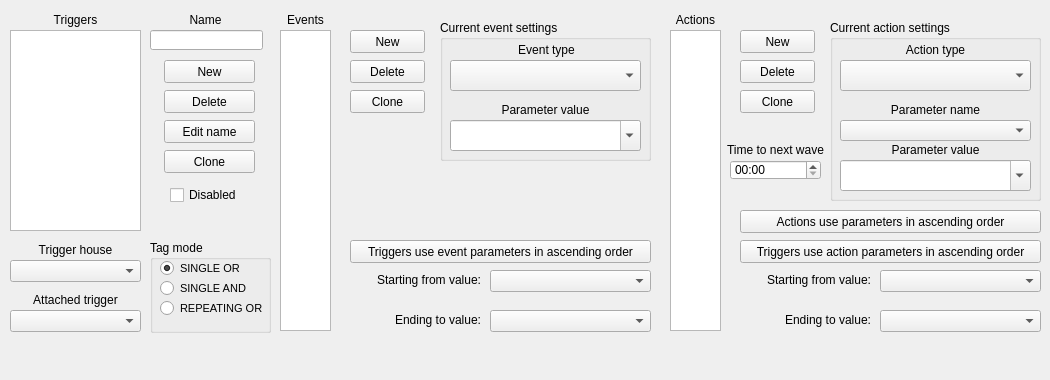
<?xml version="1.0" encoding="UTF-8"?>
<ui version="4.0">
 <class>TriggerSection</class>
 <widget class="QDockWidget" name="TriggerSection">
  <property name="geometry">
   <rect>
    <x>0</x>
    <y>0</y>
    <width>1050</width>
    <height>380</height>
   </rect>
  </property>
  <property name="sizePolicy">
   <sizepolicy hsizetype="Preferred" vsizetype="Preferred">
    <horstretch>0</horstretch>
    <verstretch>0</verstretch>
   </sizepolicy>
  </property>
  <property name="minimumSize">
   <size>
    <width>1050</width>
    <height>340</height>
   </size>
  </property>
  <property name="maximumSize">
   <size>
    <width>1050</width>
    <height>380</height>
   </size>
  </property>
  <property name="font">
   <font>
    <family>Arial</family>
   </font>
  </property>
  <property name="locale">
   <locale language="English" country="UnitedStates"/>
  </property>
  <property name="floating">
   <bool>false</bool>
  </property>
  <property name="features">
   <set>QDockWidget::DockWidgetFloatable|QDockWidget::DockWidgetMovable</set>
  </property>
  <property name="windowTitle">
   <string notr="true">Trigger Section</string>
  </property>
  <widget class="QWidget" name="dockWidgetContents">
   <widget class="QLineEdit" name="NameEdit">
    <property name="geometry">
     <rect>
      <x>150</x>
      <y>30</y>
      <width>113</width>
      <height>20</height>
     </rect>
    </property>
   </widget>
   <widget class="QPushButton" name="CloneTrigger">
    <property name="geometry">
     <rect>
      <x>164</x>
      <y>150</y>
      <width>91</width>
      <height>23</height>
     </rect>
    </property>
    <property name="text">
     <string>Clone</string>
    </property>
   </widget>
   <widget class="QPushButton" name="EditTriggerName">
    <property name="geometry">
     <rect>
      <x>164</x>
      <y>120</y>
      <width>91</width>
      <height>23</height>
     </rect>
    </property>
    <property name="text">
     <string>Edit name</string>
    </property>
   </widget>
   <widget class="QLabel" name="NLabel">
    <property name="geometry">
     <rect>
      <x>155</x>
      <y>10</y>
      <width>101</width>
      <height>20</height>
     </rect>
    </property>
    <property name="text">
     <string>Name</string>
    </property>
    <property name="alignment">
     <set>Qt::AlignCenter</set>
    </property>
   </widget>
   <widget class="QPushButton" name="DeleteTrigger">
    <property name="geometry">
     <rect>
      <x>164</x>
      <y>90</y>
      <width>91</width>
      <height>23</height>
     </rect>
    </property>
    <property name="text">
     <string>Delete</string>
    </property>
   </widget>
   <widget class="QPushButton" name="NewTrigger">
    <property name="geometry">
     <rect>
      <x>164</x>
      <y>60</y>
      <width>91</width>
      <height>23</height>
     </rect>
    </property>
    <property name="text">
     <string>New</string>
    </property>
   </widget>
   <widget class="QListWidget" name="TriggerList">
    <property name="geometry">
     <rect>
      <x>10</x>
      <y>30</y>
      <width>131</width>
      <height>201</height>
     </rect>
    </property>
    <property name="selectionMode">
     <enum>QAbstractItemView::ExtendedSelection</enum>
    </property>
   </widget>
   <widget class="QCheckBox" name="isDisabledCheck">
    <property name="geometry">
     <rect>
      <x>170</x>
      <y>180</y>
      <width>91</width>
      <height>30</height>
     </rect>
    </property>
    <property name="text">
     <string>Disabled</string>
    </property>
   </widget>
   <widget class="QPushButton" name="CloneAction">
    <property name="geometry">
     <rect>
      <x>740</x>
      <y>90</y>
      <width>75</width>
      <height>23</height>
     </rect>
    </property>
    <property name="text">
     <string>Clone</string>
    </property>
   </widget>
   <widget class="QPushButton" name="DeleteAction">
    <property name="geometry">
     <rect>
      <x>740</x>
      <y>60</y>
      <width>75</width>
      <height>23</height>
     </rect>
    </property>
    <property name="text">
     <string>Delete</string>
    </property>
   </widget>
   <widget class="QPushButton" name="NewAction">
    <property name="geometry">
     <rect>
      <x>740</x>
      <y>30</y>
      <width>75</width>
      <height>23</height>
     </rect>
    </property>
    <property name="text">
     <string>New</string>
    </property>
   </widget>
   <widget class="QLabel" name="TriggerLabel">
    <property name="geometry">
     <rect>
      <x>10</x>
      <y>10</y>
      <width>131</width>
      <height>20</height>
     </rect>
    </property>
    <property name="text">
     <string>Triggers</string>
    </property>
    <property name="alignment">
     <set>Qt::AlignCenter</set>
    </property>
   </widget>
   <widget class="QListWidget" name="ActionList">
    <property name="geometry">
     <rect>
      <x>670</x>
      <y>30</y>
      <width>51</width>
      <height>301</height>
     </rect>
    </property>
    <property name="selectionMode">
     <enum>QAbstractItemView::ExtendedSelection</enum>
    </property>
   </widget>
   <widget class="QLabel" name="ActionLabel">
    <property name="geometry">
     <rect>
      <x>670</x>
      <y>10</y>
      <width>51</width>
      <height>20</height>
     </rect>
    </property>
    <property name="text">
     <string>&lt;html&gt;&lt;head/&gt;&lt;body&gt;&lt;p align=&quot;center&quot;&gt;Actions&lt;/p&gt;&lt;/body&gt;&lt;/html&gt;</string>
    </property>
   </widget>
   <widget class="QGroupBox" name="groupBox_3">
    <property name="geometry">
     <rect>
      <x>830</x>
      <y>20</y>
      <width>211</width>
      <height>181</height>
     </rect>
    </property>
    <property name="title">
     <string>Current action settings</string>
    </property>
    <widget class="QComboBox" name="ActionParamNameBox">
     <property name="geometry">
      <rect>
       <x>10</x>
       <y>100</y>
       <width>191</width>
       <height>21</height>
      </rect>
     </property>
     <property name="maximumSize">
      <size>
       <width>16777215</width>
       <height>16777215</height>
      </size>
     </property>
     <property name="locale">
      <locale language="English" country="UnitedStates"/>
     </property>
     <property name="inputMethodHints">
      <set>Qt::ImhNone</set>
     </property>
     <property name="editable">
      <bool>false</bool>
     </property>
     <property name="maxCount">
      <number>2147483647</number>
     </property>
     <property name="sizeAdjustPolicy">
      <enum>QComboBox::AdjustToContentsOnFirstShow</enum>
     </property>
    </widget>
    <widget class="QComboBox" name="ActionTypeBox">
     <property name="geometry">
      <rect>
       <x>10</x>
       <y>40</y>
       <width>191</width>
       <height>31</height>
      </rect>
     </property>
     <property name="sizeAdjustPolicy">
      <enum>QComboBox::AdjustToContentsOnFirstShow</enum>
     </property>
    </widget>
    <widget class="QLabel" name="AParameterLabel">
     <property name="geometry">
      <rect>
       <x>10</x>
       <y>80</y>
       <width>191</width>
       <height>21</height>
      </rect>
     </property>
     <property name="text">
      <string>&lt;html&gt;&lt;head/&gt;&lt;body&gt;&lt;p&gt;Parameter name&lt;/p&gt;&lt;/body&gt;&lt;/html&gt;</string>
     </property>
     <property name="alignment">
      <set>Qt::AlignCenter</set>
     </property>
    </widget>
    <widget class="QLabel" name="ATypeLabel">
     <property name="geometry">
      <rect>
       <x>10</x>
       <y>20</y>
       <width>191</width>
       <height>20</height>
      </rect>
     </property>
     <property name="text">
      <string>Action type</string>
     </property>
     <property name="alignment">
      <set>Qt::AlignCenter</set>
     </property>
    </widget>
    <widget class="QLabel" name="AParameterLabel_2">
     <property name="geometry">
      <rect>
       <x>10</x>
       <y>120</y>
       <width>191</width>
       <height>21</height>
      </rect>
     </property>
     <property name="text">
      <string>&lt;html&gt;&lt;head/&gt;&lt;body&gt;&lt;p&gt;Parameter value&lt;/p&gt;&lt;/body&gt;&lt;/html&gt;</string>
     </property>
     <property name="alignment">
      <set>Qt::AlignCenter</set>
     </property>
    </widget>
    <widget class="QComboBox" name="ActionParamValueBox">
     <property name="geometry">
      <rect>
       <x>10</x>
       <y>140</y>
       <width>191</width>
       <height>31</height>
      </rect>
     </property>
     <property name="maximumSize">
      <size>
       <width>16777215</width>
       <height>16777215</height>
      </size>
     </property>
     <property name="locale">
      <locale language="English" country="UnitedStates"/>
     </property>
     <property name="inputMethodHints">
      <set>Qt::ImhNone</set>
     </property>
     <property name="editable">
      <bool>true</bool>
     </property>
     <property name="maxCount">
      <number>2147483647</number>
     </property>
     <property name="sizeAdjustPolicy">
      <enum>QComboBox::AdjustToContentsOnFirstShow</enum>
     </property>
    </widget>
   </widget>
   <widget class="QLabel" name="TALALabel">
    <property name="geometry">
     <rect>
      <x>720</x>
      <y>140</y>
      <width>111</width>
      <height>20</height>
     </rect>
    </property>
    <property name="text">
     <string>&lt;html&gt;&lt;head/&gt;&lt;body&gt;&lt;p align=&quot;center&quot;&gt;Time to next wave&lt;/p&gt;&lt;/body&gt;&lt;/html&gt;</string>
    </property>
    <property name="wordWrap">
     <bool>false</bool>
    </property>
   </widget>
   <widget class="QTimeEdit" name="WaveTimer">
    <property name="geometry">
     <rect>
      <x>730</x>
      <y>160</y>
      <width>91</width>
      <height>20</height>
     </rect>
    </property>
    <property name="displayFormat">
     <string>mm:ss</string>
    </property>
   </widget>
   <widget class="QLabel" name="SAParameterLabel">
    <property name="geometry">
     <rect>
      <x>750</x>
      <y>270</y>
      <width>121</width>
      <height>20</height>
     </rect>
    </property>
    <property name="text">
     <string>&lt;html&gt;&lt;head/&gt;&lt;body&gt;&lt;p align=&quot;right&quot;&gt;Starting from value:&lt;/p&gt;&lt;/body&gt;&lt;/html&gt;</string>
    </property>
   </widget>
   <widget class="QComboBox" name="SAParameterBox">
    <property name="enabled">
     <bool>true</bool>
    </property>
    <property name="geometry">
     <rect>
      <x>880</x>
      <y>270</y>
      <width>161</width>
      <height>22</height>
     </rect>
    </property>
    <property name="inputMethodHints">
     <set>Qt::ImhPreferNumbers</set>
    </property>
    <property name="editable">
     <bool>false</bool>
    </property>
    <property name="maxCount">
     <number>99</number>
    </property>
   </widget>
   <widget class="QPushButton" name="AParamAOButton">
    <property name="geometry">
     <rect>
      <x>740</x>
      <y>210</y>
      <width>301</width>
      <height>23</height>
     </rect>
    </property>
    <property name="text">
     <string>Actions use parameters in ascending order</string>
    </property>
   </widget>
   <widget class="QComboBox" name="EAParameterBox">
    <property name="geometry">
     <rect>
      <x>880</x>
      <y>310</y>
      <width>161</width>
      <height>22</height>
     </rect>
    </property>
   </widget>
   <widget class="QLabel" name="EAParameterLabel">
    <property name="geometry">
     <rect>
      <x>770</x>
      <y>310</y>
      <width>101</width>
      <height>20</height>
     </rect>
    </property>
    <property name="text">
     <string>&lt;html&gt;&lt;head/&gt;&lt;body&gt;&lt;p align=&quot;right&quot;&gt;Ending to value:&lt;/p&gt;&lt;/body&gt;&lt;/html&gt;</string>
    </property>
   </widget>
   <widget class="QListWidget" name="EventList">
    <property name="geometry">
     <rect>
      <x>280</x>
      <y>30</y>
      <width>51</width>
      <height>301</height>
     </rect>
    </property>
    <property name="selectionMode">
     <enum>QAbstractItemView::ExtendedSelection</enum>
    </property>
   </widget>
   <widget class="QLabel" name="EventLabel">
    <property name="geometry">
     <rect>
      <x>280</x>
      <y>10</y>
      <width>51</width>
      <height>20</height>
     </rect>
    </property>
    <property name="text">
     <string>Events</string>
    </property>
    <property name="alignment">
     <set>Qt::AlignCenter</set>
    </property>
   </widget>
   <widget class="QPushButton" name="NewEvent">
    <property name="geometry">
     <rect>
      <x>350</x>
      <y>30</y>
      <width>75</width>
      <height>23</height>
     </rect>
    </property>
    <property name="text">
     <string>New</string>
    </property>
   </widget>
   <widget class="QPushButton" name="DeleteEvent">
    <property name="geometry">
     <rect>
      <x>350</x>
      <y>60</y>
      <width>75</width>
      <height>23</height>
     </rect>
    </property>
    <property name="text">
     <string>Delete</string>
    </property>
   </widget>
   <widget class="QPushButton" name="CloneEvent">
    <property name="geometry">
     <rect>
      <x>350</x>
      <y>90</y>
      <width>75</width>
      <height>23</height>
     </rect>
    </property>
    <property name="text">
     <string>Clone</string>
    </property>
   </widget>
   <widget class="QGroupBox" name="groupBox">
    <property name="geometry">
     <rect>
      <x>440</x>
      <y>20</y>
      <width>211</width>
      <height>141</height>
     </rect>
    </property>
    <property name="title">
     <string>Current event settings</string>
    </property>
    <widget class="QComboBox" name="EventTypeBox">
     <property name="geometry">
      <rect>
       <x>10</x>
       <y>40</y>
       <width>191</width>
       <height>31</height>
      </rect>
     </property>
     <property name="sizeAdjustPolicy">
      <enum>QComboBox::AdjustToMinimumContentsLength</enum>
     </property>
    </widget>
    <widget class="QComboBox" name="EventParamBox">
     <property name="geometry">
      <rect>
       <x>10</x>
       <y>100</y>
       <width>191</width>
       <height>31</height>
      </rect>
     </property>
     <property name="editable">
      <bool>true</bool>
     </property>
    </widget>
    <widget class="QLabel" name="ETypeLabel">
     <property name="geometry">
      <rect>
       <x>16</x>
       <y>20</y>
       <width>181</width>
       <height>20</height>
      </rect>
     </property>
     <property name="text">
      <string>Event type</string>
     </property>
     <property name="alignment">
      <set>Qt::AlignCenter</set>
     </property>
    </widget>
    <widget class="QLabel" name="EParameterLabel">
     <property name="geometry">
      <rect>
       <x>10</x>
       <y>80</y>
       <width>191</width>
       <height>20</height>
      </rect>
     </property>
     <property name="text">
      <string>Parameter value</string>
     </property>
     <property name="alignment">
      <set>Qt::AlignCenter</set>
     </property>
    </widget>
   </widget>
   <widget class="QGroupBox" name="groupBox_2">
    <property name="geometry">
     <rect>
      <x>150</x>
      <y>240</y>
      <width>121</width>
      <height>93</height>
     </rect>
    </property>
    <property name="title">
     <string>Tag mode</string>
    </property>
    <widget class="QRadioButton" name="TagOr">
     <property name="geometry">
      <rect>
       <x>10</x>
       <y>20</y>
       <width>101</width>
       <height>17</height>
      </rect>
     </property>
     <property name="font">
      <font>
       <pointsize>8</pointsize>
      </font>
     </property>
     <property name="text">
      <string>SINGLE OR</string>
     </property>
     <property name="checked">
      <bool>true</bool>
     </property>
    </widget>
    <widget class="QRadioButton" name="TagAnd">
     <property name="geometry">
      <rect>
       <x>10</x>
       <y>40</y>
       <width>111</width>
       <height>17</height>
      </rect>
     </property>
     <property name="font">
      <font>
       <pointsize>8</pointsize>
      </font>
     </property>
     <property name="text">
      <string>SINGLE AND</string>
     </property>
    </widget>
    <widget class="QRadioButton" name="TagRepeatingOr">
     <property name="geometry">
      <rect>
       <x>10</x>
       <y>60</y>
       <width>121</width>
       <height>16</height>
      </rect>
     </property>
     <property name="font">
      <font>
       <pointsize>8</pointsize>
      </font>
     </property>
     <property name="text">
      <string>REPEATING OR</string>
     </property>
    </widget>
   </widget>
   <widget class="QPushButton" name="TEParamAOButton">
    <property name="geometry">
     <rect>
      <x>350</x>
      <y>240</y>
      <width>301</width>
      <height>23</height>
     </rect>
    </property>
    <property name="text">
     <string>Triggers use event parameters in ascending order</string>
    </property>
   </widget>
   <widget class="QComboBox" name="SEParameterBox">
    <property name="geometry">
     <rect>
      <x>490</x>
      <y>270</y>
      <width>161</width>
      <height>22</height>
     </rect>
    </property>
   </widget>
   <widget class="QComboBox" name="EEParameterBox">
    <property name="geometry">
     <rect>
      <x>490</x>
      <y>310</y>
      <width>161</width>
      <height>22</height>
     </rect>
    </property>
   </widget>
   <widget class="QLabel" name="SEParameterLabel">
    <property name="geometry">
     <rect>
      <x>360</x>
      <y>270</y>
      <width>121</width>
      <height>20</height>
     </rect>
    </property>
    <property name="text">
     <string>&lt;html&gt;&lt;head/&gt;&lt;body&gt;&lt;p align=&quot;right&quot;&gt;Starting from value:&lt;/p&gt;&lt;/body&gt;&lt;/html&gt;</string>
    </property>
   </widget>
   <widget class="QLabel" name="EEParameterLabel">
    <property name="geometry">
     <rect>
      <x>380</x>
      <y>310</y>
      <width>101</width>
      <height>20</height>
     </rect>
    </property>
    <property name="text">
     <string>&lt;html&gt;&lt;head/&gt;&lt;body&gt;&lt;p align=&quot;right&quot;&gt;Ending to value:&lt;/p&gt;&lt;/body&gt;&lt;/html&gt;</string>
    </property>
   </widget>
   <widget class="QComboBox" name="AttachedTriggerBox">
    <property name="geometry">
     <rect>
      <x>10</x>
      <y>310</y>
      <width>131</width>
      <height>22</height>
     </rect>
    </property>
   </widget>
   <widget class="QLabel" name="AttachedTriggerLabel">
    <property name="geometry">
     <rect>
      <x>10</x>
      <y>290</y>
      <width>131</width>
      <height>20</height>
     </rect>
    </property>
    <property name="text">
     <string>&lt;html&gt;&lt;head/&gt;&lt;body&gt;&lt;p align=&quot;center&quot;&gt;Attached trigger&lt;/p&gt;&lt;/body&gt;&lt;/html&gt;</string>
    </property>
   </widget>
   <widget class="QComboBox" name="TriggerHouseBox">
    <property name="geometry">
     <rect>
      <x>10</x>
      <y>260</y>
      <width>131</width>
      <height>22</height>
     </rect>
    </property>
   </widget>
   <widget class="QLabel" name="TriggerHouseLabel">
    <property name="geometry">
     <rect>
      <x>10</x>
      <y>240</y>
      <width>131</width>
      <height>20</height>
     </rect>
    </property>
    <property name="text">
     <string>&lt;html&gt;&lt;head/&gt;&lt;body&gt;&lt;p align=&quot;center&quot;&gt;Trigger house&lt;/p&gt;&lt;/body&gt;&lt;/html&gt;</string>
    </property>
   </widget>
   <widget class="QPushButton" name="TAParamAOButton">
    <property name="geometry">
     <rect>
      <x>740</x>
      <y>240</y>
      <width>301</width>
      <height>23</height>
     </rect>
    </property>
    <property name="text">
     <string>Triggers use action parameters in ascending order</string>
    </property>
   </widget>
  </widget>
 </widget>
 <resources/>
 <connections/>
</ui>
